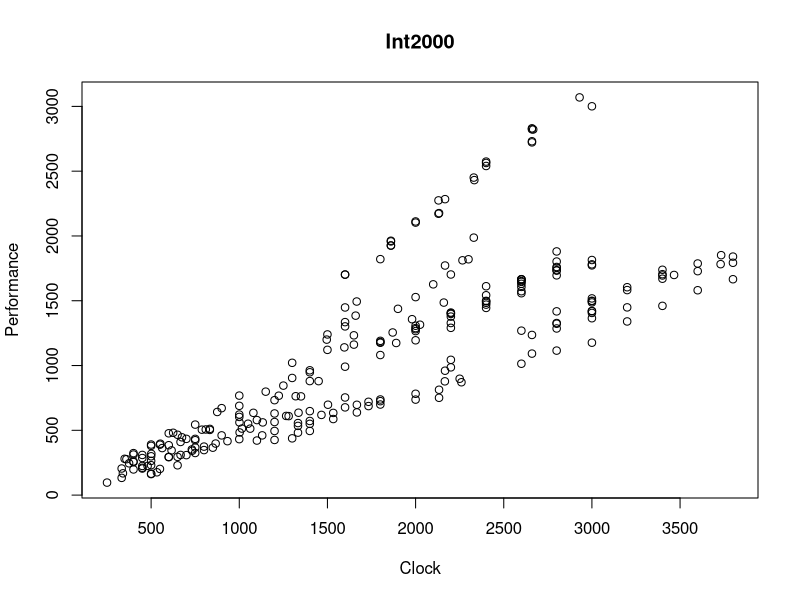
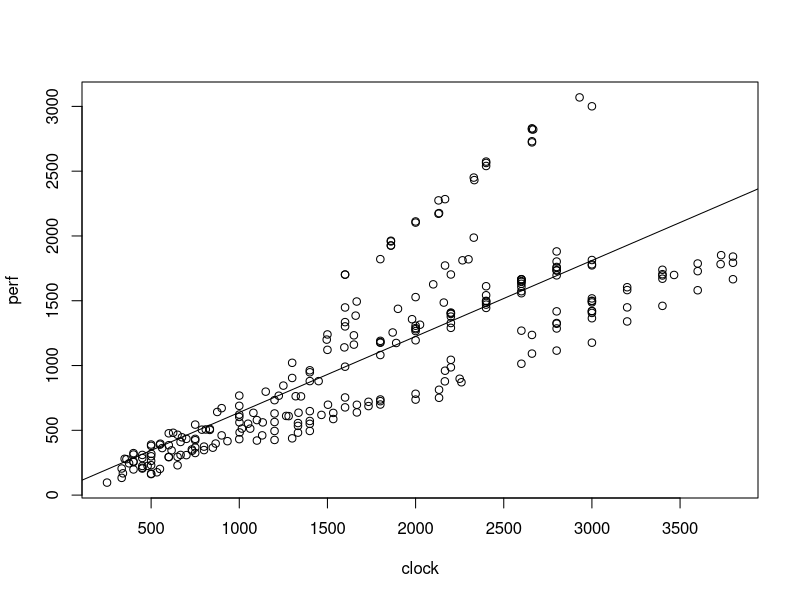
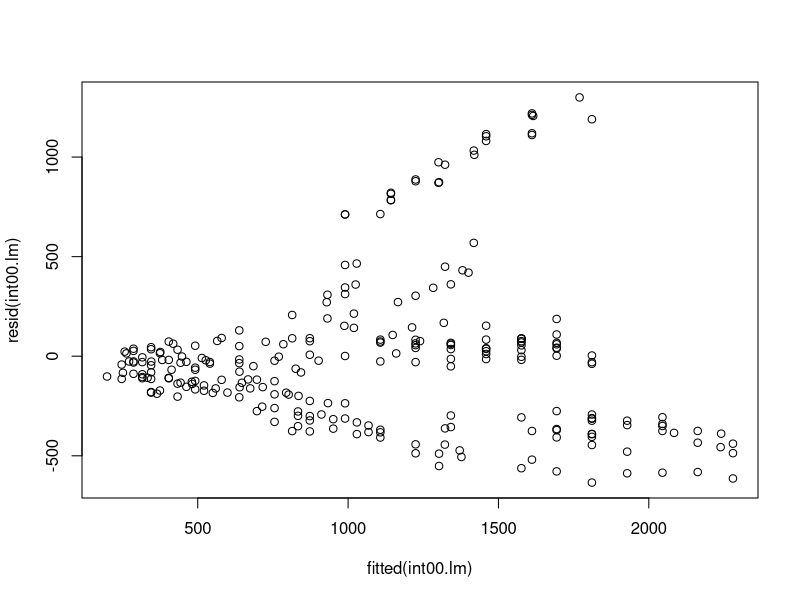
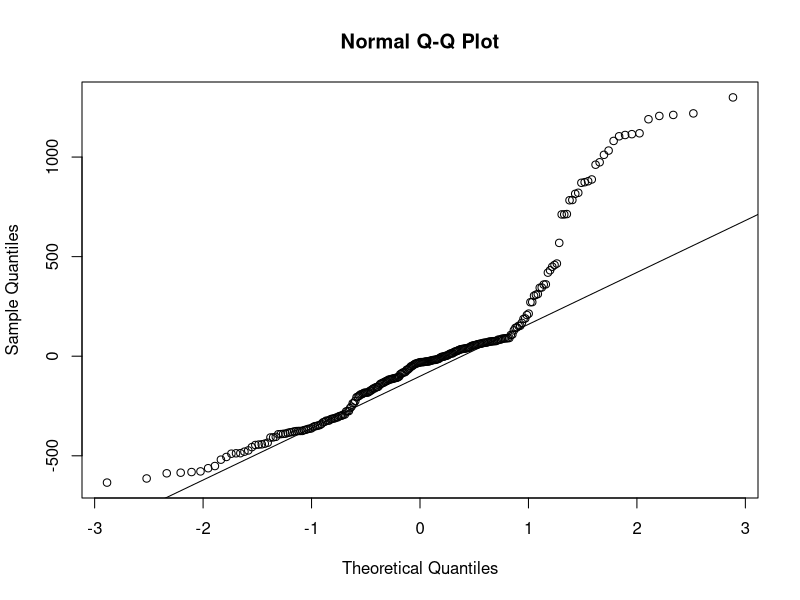

Here is the R script that generated these plots, in order:
## ---- chunk 1
# If we don't want a chunk to be visible in the output, just insert 'echo = false'
# For example, we don't want any output of this chunk in our html or pdf document, but this chunk is necessary to run first
# because it initializes the working enviroment! (read all-data.csv)

# In an Rmd file, Markdown is outside the chunks and not R code.


# Functions to read in the CSV table that contains all the raw data.
# Before running these functions, make sure the file "all-data.csv" is
# in the local directory.
# Also, within the R environment, change the working directory to the directory
# that contains the data file using the toolbar menu:
# File -> Change dir
#

# Read the data from the csv file.
processors <- read.csv("all-data.csv")


################################################################
#
# This function returns the data from the desired column.
# Example:  clock<-get_column("Fp2000","Processor.Clock..MHz.")

get_column <- function(x,y) {

# x = string with the name of the desired benchmark
# y = desired column
#
# Find the indices of all rows that have an entry for the  
# indicated benchmark
benchmark <- paste(paste("Spec",x,sep=""),"..average.base.",
	sep="")
ix <- !is.na(processors[,benchmark])
return(processors[ix,y])
}
################################################################




################################################################
# This function extracts the interesting data columns for the given benchmark
# program and returns a dataframe with these columns.

extract_data <- function(benchmark) {

temp <- paste(paste("Spec",benchmark,sep=""),"..average.base.", sep="")

# perf = the performance reported in the database
perf <- get_column(benchmark,temp)

#nperf = performance normalized to the overall range
max_perf <- max(perf)
min_perf <- min(perf)
range <- max_perf - min_perf
nperf <- 100 * (perf - min_perf) / range

clock <- get_column(benchmark,"Processor.Clock..MHz.")
threads <- get_column(benchmark,"Threads.core")
cores <- get_column(benchmark,"Cores")
TDP <- get_column(benchmark,"TDP")
transistors <- get_column(benchmark,"Transistors..millions.")
dieSize <- get_column(benchmark,"Die.size..mm.2.")
voltage <- get_column(benchmark,"Voltage..low.")
featureSize <- get_column(benchmark,"Feature.Size..microns.")
channel <- get_column(benchmark,"Channel.length..microns.")
FO4delay <- get_column(benchmark,"FO4.Delay..ps.")
L1icache <- get_column(benchmark,"L1..instruction...on.chip.")
L1dcache <- get_column(benchmark,"L1..data...on.chip.")
L2cache <- get_column(benchmark,"L2..on.chip.")
L3cache <- get_column(benchmark,"L3..on.chip.")

return(data.frame(nperf,perf,clock,threads,cores,TDP,transistors,dieSize,voltage,featureSize,channel,FO4delay,L1icache,L1dcache,L2cache,L3cache))

}
################################################################


# Extract a new data frame for each of the benchmark programs available in the data set.

int92.dat <- extract_data("Int1992")
fp92.dat <- extract_data("Fp1992")
int95.dat <- extract_data("Int1995")
fp95.dat <- extract_data("Fp1995")
int00.dat <- extract_data("Int2000")
fp00.dat <- extract_data("Fp2000")
int06.dat <- extract_data("Int2006")
fp06.dat <- extract_data("Fp2006")

## ---- chunk 2
int92.dat[15,12]
## ---- chunk 3
int92.dat["71","perf"]
## ---- chunk 4
int92.dat[,"clock"]
## ---- chunk 5
int92.dat[36,]
## ---- chunk 6
nrow(int92.dat)
ncol(int92.dat)
## ---- chunk 7
min(int92.dat[,"perf"])
max(int92.dat[,"perf"])
mean(int92.dat[,"perf"])
sd(int92.dat[,"perf"])
## ---- chunk 8
min(int92.dat$perf)
max(int92.dat$perf)
mean(int92.dat$perf)
sd(int92.dat$perf)
## ---- chunk 9
attach(int92.dat)
min(perf)
max(perf)
mean(perf)
sd(perf)
## ---- chunk 10
detach(int92.dat)
attach(fp00.dat)
min(perf)
max(perf)
mean(perf)
sd(perf)
## ---- chunk 11
plot(int00.dat[,"clock"],int00.dat[,"perf"], main="Int2000",xlab="Clock", ylab="Performance")
## ---- chunk 12
detach(fp00.dat) # objects from int00.dat would be masked otherwise
attach(int00.dat) 
int00.lm = lm(perf ~ clock) 
## ---- chunk 13
int00.lm
## ---- chunk 14
plot(clock,perf)
abline(int00.lm)
## ---- chunk 15
summary(int00.lm)
## ---- chunk 16
plot(fitted(int00.lm),resid(int00.lm))
## ---- chunk 17
qqnorm(resid(int00.lm))
qqline(resid(int00.lm))
